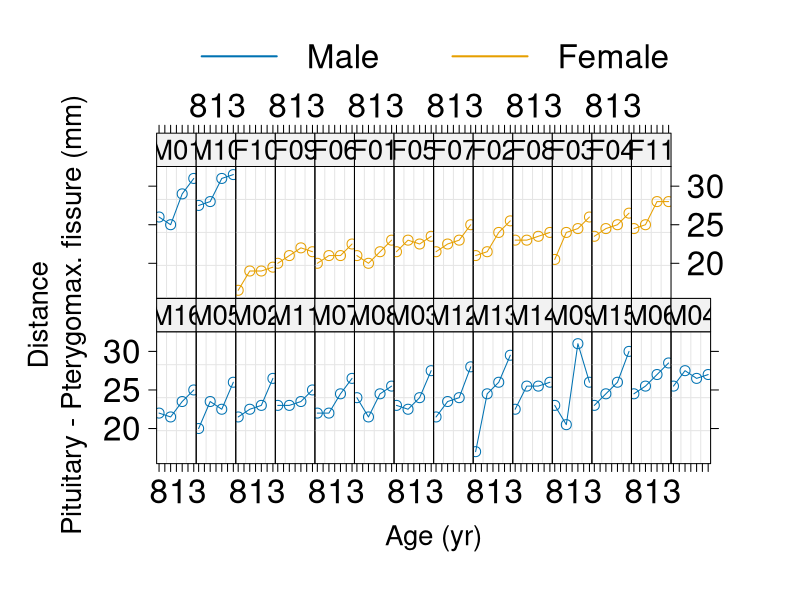
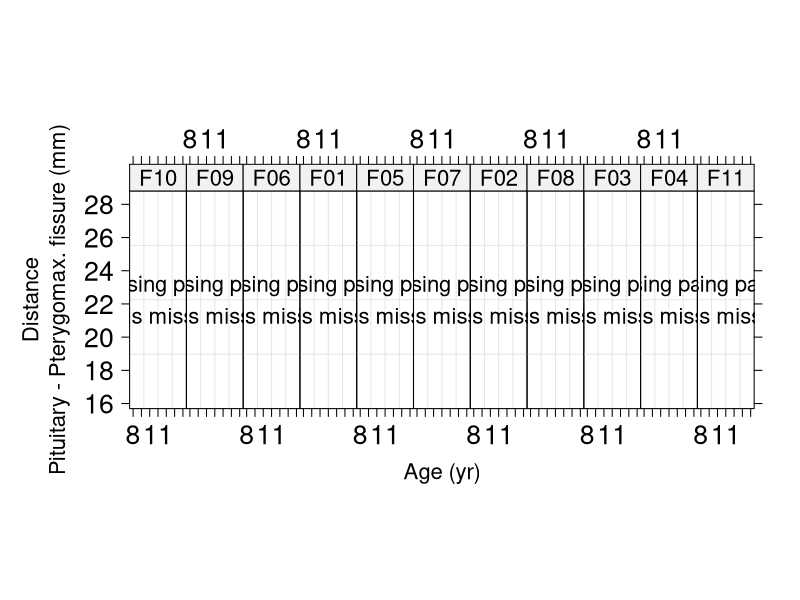
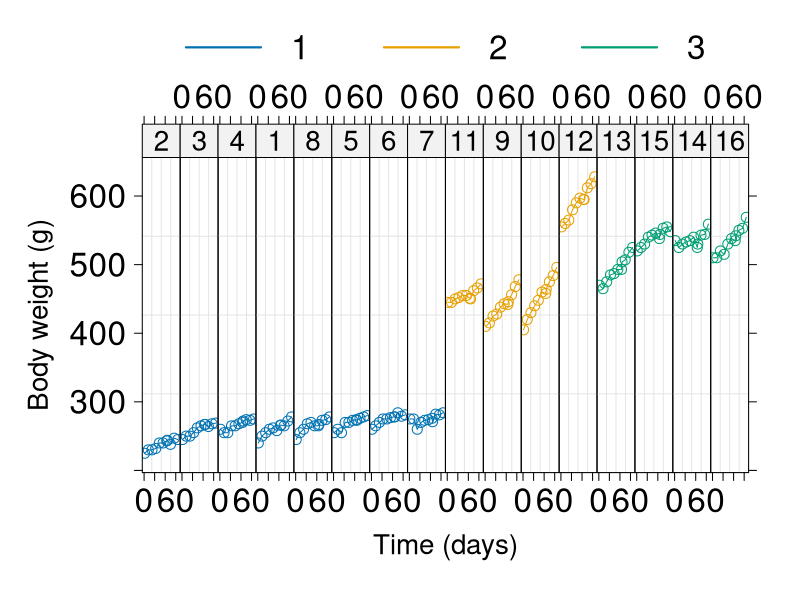
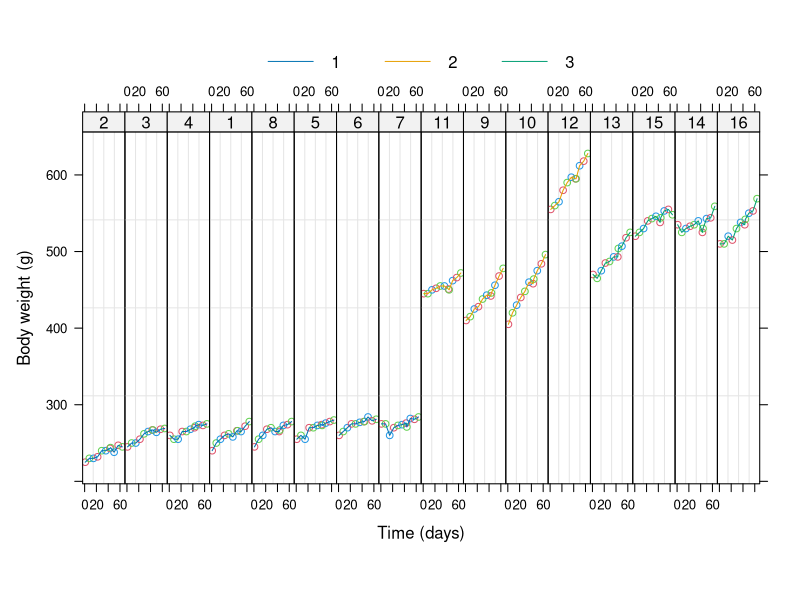
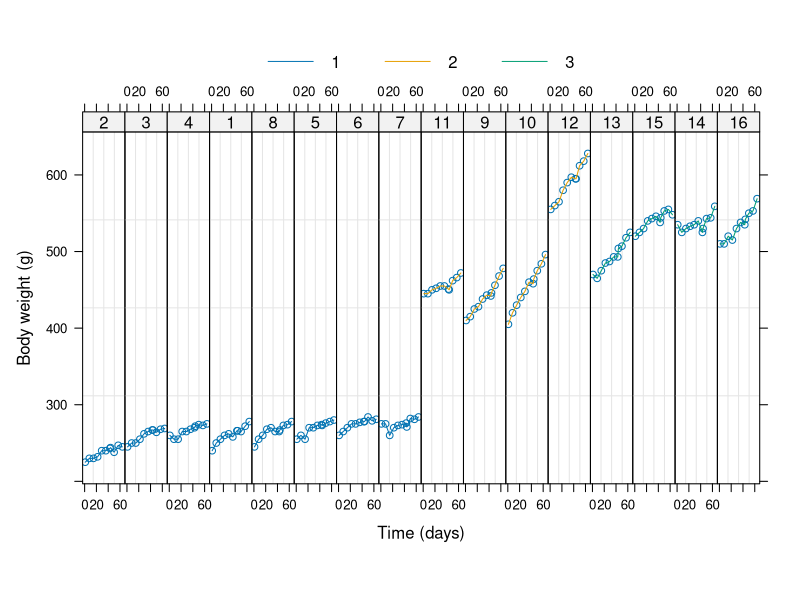
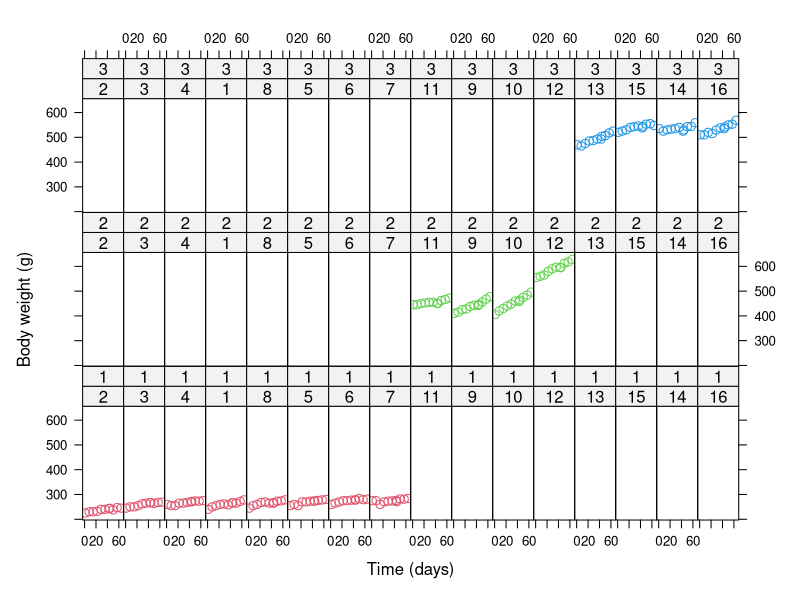
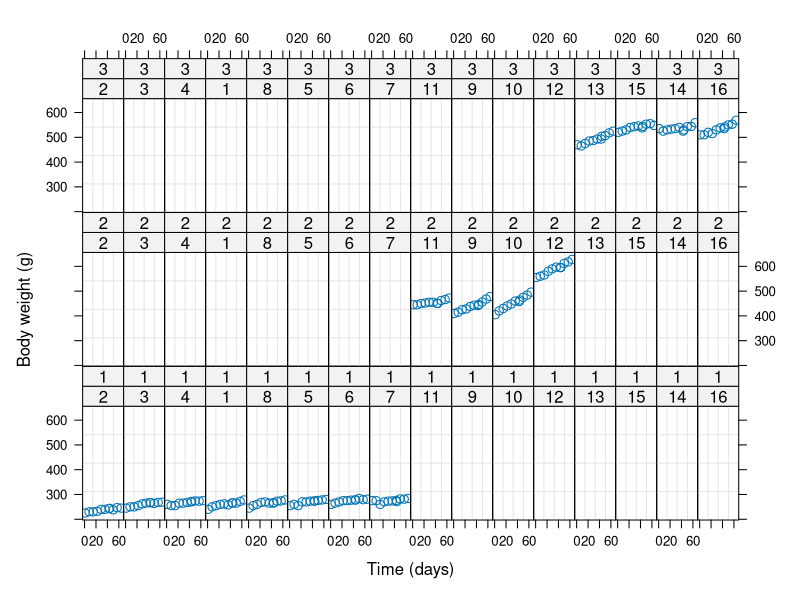
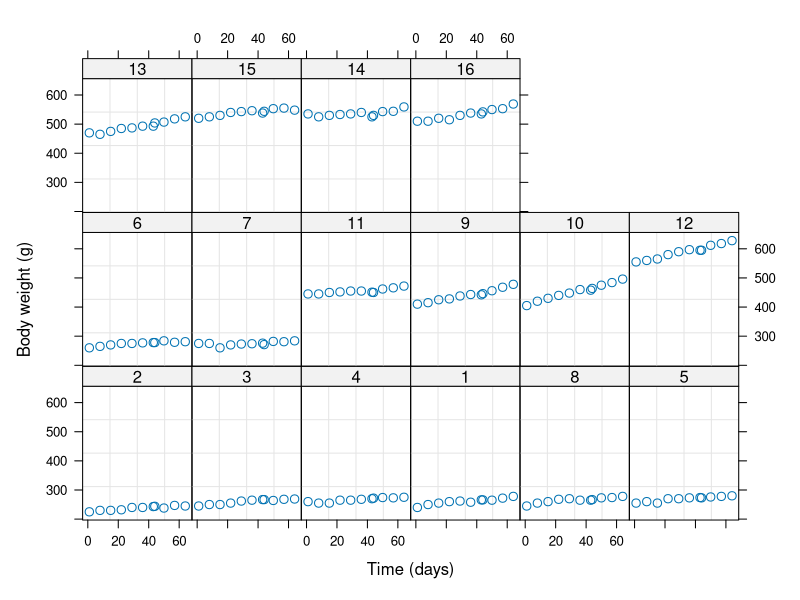

Generate these figures, in order, with R:
#######################
##
## Statistical Series:
## Mixed Effects Models
##
## Leonard Mada

### Mixed Effects Models
# - Stats Lecture for Medical Residents:
#   Plots & Images;


####################

library(lattice)
library(nlme)


### Helper Functions

# Note:
# - it proved easier to modify the generated Trellis-object,
#   then set the text & symbol size;

# Images for Presentations:
# - Text: larger size required;
setCEX = function(x, cex = 1.2, text.size = 16, points.size = 12,
		cex.points = 1, col.line = NULL,
		lwd.line = 1.75, lwd.legend = lwd.line) {
	hasLegend = ! is.null(x$legend);
	if(hasLegend) {
		x$legend$top$args$key$text$cex = cex;
		x$legend$top$args$key$lines$lwd = lwd.legend;
	}
	# Axis:
	x$x.scales$cex = c(cex, cex);
	x$y.scales$cex = c(cex, cex);
	# Panels:
	# $regions$col; $superpose.line$col; $plot.symbol$col
	# x$panel.args.common
	# x$panel.args.common$col.line
	# x$panel.args.common$cex = cex.points;
	if(is.null(x$par.settings)) x$par.settings = list();
	fsz = list(text = text.size, points = points.size);
	x$par.settings$fontsize = fsz;
	if(! is.null(col.line)) {
		# if(is.null(x$par.settings$superpose.line)) x$par.settings$superpose.line = list();
		# x$par.settings$superpose.line$lwd = 4;
		# x$par.settings$superpose.line$col = rep(col.line, 7);
		# x$par.settings$plot.symbol = list(col = col.line)
		x$par.settings$plot.line = list(col = col.line, lwd = lwd.line);
		x$panel = panel.col;
	}
	return(x);
}

panel.col = function (x, y, subscripts, groups, ...) 
{
	panel.grid()
	panel.xyplot(x, y, ..., groups = groups, subscripts = subscripts)
    panel.superpose(x, y, subscripts, groups, type = "l")
}

######################
######################

# setwd(...)

IMG = FALSE;

# Note:
# - Sizes are intended for images included
#   in the presentation; (not for real-time display)

######################

### Example: Orthodont

# Distance: Pituitary - Pterygo-maxillary fissure

###
xAll = Orthodont;
attr(xAll, "labels")$y = "Distance\nPituitary - Pterygomax. fissure";
xF = xAll[xAll$Sex == "Female", ];


### Plot Dataset
if(IMG) png(file = "img/LM.Mixed.Orthodont.png", width = 1200, height = 760)

tmp = plot(xAll, innerGroups = ~ Sex)
setCEX(tmp, text.size = 20, col.line = c(2,3), lwd.line = 2)

dev.off()


### Subset: Females
if(IMG) png(file = "img/LM.Mixed.Orthodont.F.png", width = 800, height = 380)

tmp = plot(xF, col.symbol = 2)
setCEX(tmp, col.line = "#F0A232")

dev.off()


### Stats:
fm1 = lme(distance ~ age, data = Orthodont) # random is ~ age
fm2 = lme(distance ~ age + Sex, data = Orthodont, random = ~ 1)
summary(fm1)
summary(fm2)

# TODO

#######################
#######################

### Example: BodyWeight
# Body Weight of Rats

colDiet = c(2:4)


head(BodyWeight)
table(BodyWeight$Diet)

###
if(IMG) png(file = "img/LM.Mixed.BodyWeight.png", width = 800, height = 480)

tmp = plot(BodyWeight, innerGroups = ~ Diet)
setCEX(tmp, text.size = 20, col.line = c(2,3,4), lwd.line = 2.2)

dev.off()

###
plot(BodyWeight, innerGroups = ~ Diet, col = 2:4,
	panel = function(x, y, groups, subscripts, ...) {
		panel.xyplot(x, y, ..., groups = groups, subscripts = subscripts, )
	})


plot(BodyWeight, innerGroups = ~Diet)


###
rat.fit = lme(weight ~ Time + Diet, data = BodyWeight, random = ~ Time|Rat)

# Note: wastes panel-space;
plot(rat.fit, weight ~ Time | Rat + Diet, groups = ~Diet, col = 2:4,
     panel = function(x, y, groups, subscripts, ...) {
  panel.xyplot(x, y, ..., groups = groups, subscripts = subscripts, )
})

plot(rat.fit, weight ~ Time | Rat + Diet)

plot(rat.fit, weight ~ Time | Rat)

plot(rat.fit, weight ~ Time | Diet)


###
labs <- paste(attr(BodyWeight, "labels"),
               attr(BodyWeight, "units"))
xyplot(weight ~ Time | Rat, type = c("p", "r"),
        data = BodyWeight,
        layout = c(NA, 1),  ## enforce 1 row
        groups = Diet,
        auto.key = list(title = "Diet", pch = 19, type = "n", fill = 0.6),
        pch = 19,
        xlab = labs[1],
        ylab = labs[2],
        par.settings = list(superpose.line = list(col = "black")))

# TODO
